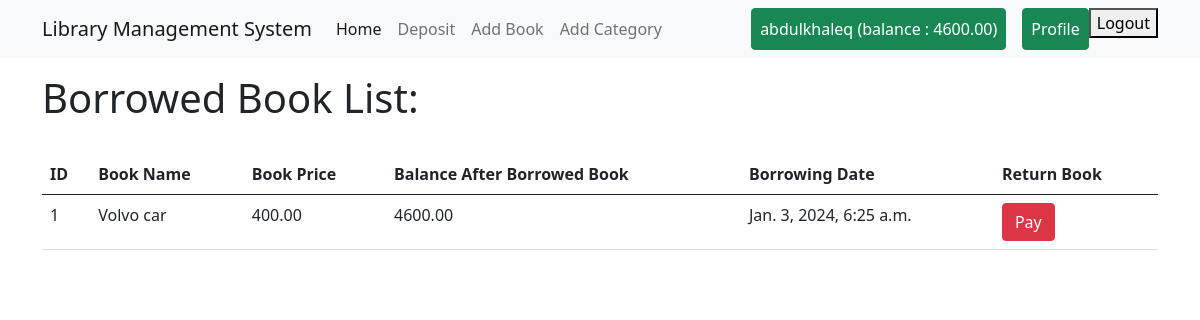
The page /user/profile/ (signed in) on the database its author committed.
### author/models.py (models this page shows, shortened)
class UserModel(models.Model):
    user = models.OneToOneField(User,on_delete=models.CASCADE,null=True,blank=True,related_name='user')
    balance = models.DecimalField(default=0,max_digits=12,decimal_places=2)

### books/models.py (models this page shows, shortened)
class BorrowHistoryModel(models.Model):
    book = models.ForeignKey(BookModel, on_delete=models.CASCADE)
    title = models.CharField(max_length=55)
    description = models.TextField()
    image = models.ImageField(upload_to='car/media/uploads/', blank=True, null=True)
    price = models.CharField(max_length=55)
    category = models.CharField(max_length=155)
    user = models.ForeignKey(User, on_delete=models.CASCADE)
    borrowed_date = models.DateTimeField(auto_now_add=True)
    balance_after_borrowed = models.DecimalField(decimal_places=2, max_digits=10, default=0)
    return_book = models.BooleanField(default=False)

### author/views.py (the view)
# urls.py: path('profile/', views.profile, name='profile'),
@login_required
def profile(request):
    user = request.user
    books = BorrowHistoryModel.objects.filter(user=user)
    return render(request, 'profile.html', {'borrowedbooks': books})

### author/templates/profile.html
{% extends "base.html" %}
{% block content %}
<div class="container py-3">
  {% if borrowedbooks %}
<h1>Borrowed Book List:</h1><br>
<table class="table">
  <thead>
    <tr>
      <th scope="col">ID</th>
      <th scope="col">Book Name</th>
      <th scope="col">Book Price</th>
      <th scope="col">Balance After Borrowed Book</th>
      <th scope="col">Borrowing Date</th>
      <th scope="col">Return Book</th>
    </tr>
  </thead>
  <tbody>
    {% for borrowedbook in borrowedbooks %}
      <tr>
        <td>{{borrowedbook.id}}</td>
        <td>{{borrowedbook.title}}</td>
        <td>{{borrowedbook.price}}</td>
        <td>{{borrowedbook.balance_after_borrowed}}</td>
        <td>{{borrowedbook.borrowed_date}}</td>
        <td><button class="btn btn-danger text-color-white"><a href="{% url 'return_book' borrowedbook.id %}" class="text-decoration-none text-white">Pay</a></button></td>
      </tr>
    {% endfor %}
  </tbody>
</table>
{% else %}
<h1>You do not have borrowed yet</h1>
{% endif %}
</div>
{% endblock content %}

### templates/base.html (shortened to what this page needs)
<!doctype html>
<html lang="en">
  <head>
    <link href="https://cdn.jsdelivr.net/npm/bootstrap@5.0.2/dist/css/bootstrap.min.css" rel="stylesheet">
  </head>
  <body>
<header>
    <nav class="navbar navbar-expand-lg navbar-light bg-light">
        <div class="container">
          <a class="navbar-brand" href="{%url 'homepage'%}">Library Management System</a>
          <div class="collapse navbar-collapse" id="navbarSupportedContent">
            <ul class="navbar-nav me-auto mb-2 mb-lg-0">
              <li class="nav-item">
                <a class="nav-link active" aria-current="page" href="{%url 'homepage'%}">Home</a>
              </li>
              {% if request.user.is_authenticated %}
              <li class="nav-item">
                <a class="nav-link" href="{% url 'deposit'%}">Deposit</a>
              </li>
              <li class="nav-item">
                <a class="nav-link" href="{% url 'add_book'%}">Add Book</a>
              </li>
              <li class="nav-item">
                <a class="nav-link" href="{% url 'add_category'%}">Add Category</a>
              </li>
              {% endif %}
            </ul>
            <div class="d-flex">
                <ul class="navbar-nav me-auto mb-2 mb-lg-0">
                  {% if request.user.is_authenticated %}
                    <li class="nav-item">
                      <span class="nav-link btn btn-success text-white me-3"> {{ request.user.username }} (balance : {{request.user.user.balance}})</span>
                    </li>
                    <li class="nav-item">
                      <a class="nav-link btn btn-success  text-white" href="{% url 'profile'%}">Profile</a>
                    </li>
                    <li class="nav-item">
                      <form action="{% url 'user_logout'%}" method="POST">
                        <button type='submit'>Logout</button>
                      </form>
                    </li>
                    {% endif %}
                  </ul>
            </div>
          </div>
        </div>
      </nav>
</header>
{% block content %}{% endblock content %}
  </body>
</html>

### rows shown on the page
BorrowHistoryModel: id "1", title "Volvo car", price "400.00", balance_after_borrowed "4600.00", borrowed_date "Jan. 3, 2024, 6:25 a.m."

### other values the page prints
{{ request.user.username }} "abdulkhaleq"
{{ request.user.user.balance }} "4600.00"
